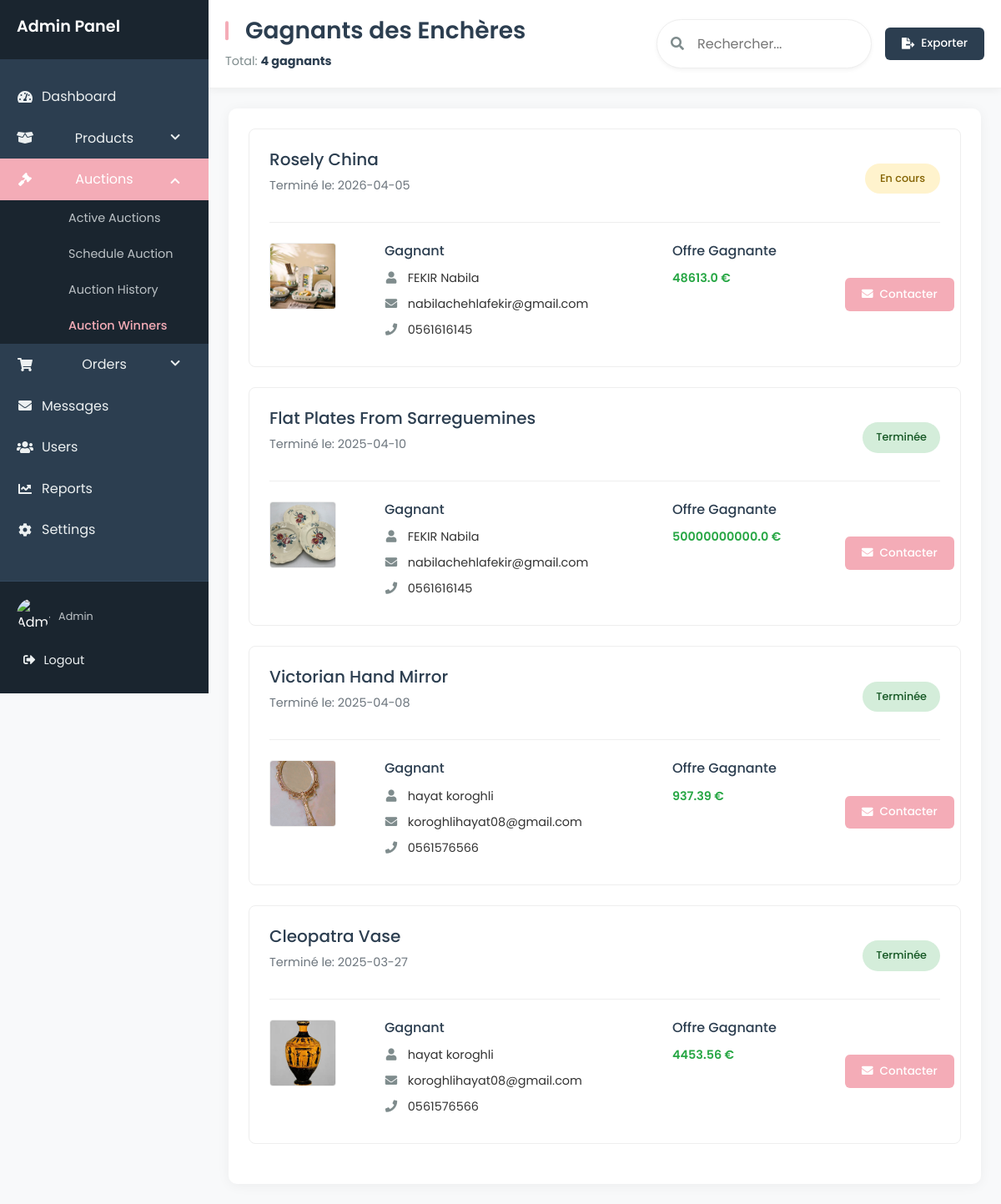
The app's page /admin/auction_winners with its own data.
### tables this page shows
CREATE TABLE enchere (
            id_enchere INTEGER PRIMARY KEY AUTOINCREMENT,
            name TEXT NOT NULL,
            etat TEXT NOT NULL DEFAULT 'En cours',
            description TEXT NOT NULL,
            image_url TEXT, 
            prix REAL NOT NULL,
            date_fin DATE NOT NULL,
            adresse TEXT NOT NULL
        );

CREATE TABLE users (
            id INTEGER PRIMARY KEY AUTOINCREMENT,
            FirstName TEXT NOT NULL,
            LastName TEXT NOT NULL,
            Email TEXT UNIQUE NOT NULL,
            phoneNum TEXT NOT NULL,
            password TEXT NOT NULL, 
            is_admin INTEGER NOT NULL DEFAULT 0 CHECK(is_admin IN (0,1))  
        );

### app.py (the view, shortened to what this page needs)
@app.route("/admin/auction_winners", methods=["GET", "POST"])
def auction_winners():
    conn = get_db()
    cursor = conn.cursor()
    cursor.execute(
        """
        SELECT
            e.id_enchere,
            e.name AS auction_name,
            e.image_url,
            e.date_fin,
            MAX(h.proposed_price) AS winning_bid,
            u.id AS winner_id,
            u.FirstName || ' ' || u.LastName AS winner_name,
            u.Email AS winner_email,
            u.phoneNum AS winner_phone,
            e.etat,
            CASE
                WHEN e.etat = 'Annulée' THEN 'Annulée'
                WHEN e.date_fin < date('now') THEN 'Terminée'
                ELSE 'En cours'
            END AS auction_status
        FROM enchere e
        JOIN historique_enchere h ON e.id_enchere = h.id_enchere
        JOIN users u ON h.id_user = u.id
        GROUP BY e.id_enchere
        HAVING winning_bid = h.proposed_price
        ORDER BY e.date_fin DESC
        """
    )
    winners = cursor.fetchall()
    conn.close()
    return render_template("winner_enchere.html", winners=winners)

### app.py (called while the page is built)
def get_db():
    conn = sqlite3.connect("database.db")
    conn.row_factory = sqlite3.Row
    return conn

### templates/winner_enchere.html (shortened to what this page needs)
<!DOCTYPE html>
<html lang="fr">
  <head>
    <link
      rel="stylesheet"
      href="https://cdnjs.cloudflare.com/ajax/libs/font-awesome/5.15.4/css/all.min.css" />
    <link href="https://cdn.jsdelivr.net/npm/bootstrap@5.1.3/dist/css/bootstrap.min.css" rel="stylesheet">
  </head>
  <body>
    <div class="admin-container">
      <aside class="sidebar">
        <div class="sidebar-header">
            <h2>Admin Panel</h2>
        </div>
        <ul class="sidebar-menu">
            <li>
                <a href="{{ url_for('home_admin') }}">
                    <i class="fas fa-tachometer-alt"></i>
                    <span>Dashboard</span>
                </a>
            </li>
            <li class="has-submenu">
                <a href="#" class="submenu-toggle">
                    <i class="fas fa-box-open"></i>
                    <span>Products</span>
                    <i class="fas fa-chevron-down dropdown-icon"></i>
                </a>
            </li>
            <li class="has-submenu active">
                <a href="#" class="submenu-toggle">
                    <i class="fas fa-gavel"></i>
                    <span>Auctions</span>
                    <i class="fas fa-chevron-down dropdown-icon"></i>
                </a>
                <ul class="submenu">
                    <li>
                        <a href="{{ url_for('gestion_encheres') }}">Active Auctions</a>
                    </li>
                    <li><a href="#">Schedule Auction</a></li>
                    <li>
                        <a href="{{ url_for('historique_encheres') }}">Auction History</a>
                    </li>
                    <li>
                        <a href="{{ url_for('auction_winners') }}" class="active">Auction Winners</a>
                    </li>
                </ul>
            </li>
            <li class="has-submenu">
                <a href="#" class="submenu-toggle">
                    <i class="fas fa-shopping-cart"></i>
                    <span>Orders</span>
                    <i class="fas fa-chevron-down dropdown-icon"></i>
                </a>
            </li>
            <li>
                <a href="{{ url_for('admin_messages') }}">
                    <i class="fas fa-envelope"></i>
                    <span>Messages</span>
                </a>
            </li>
            <li>
                <a href="#">
                    <i class="fas fa-users"></i>
                    <span>Users</span>
                </a>
            </li>
            <li>
                <a href="#">
                    <i class="fas fa-chart-line"></i>
                    <span>Reports</span>
                </a>
            </li>
            <li>
                <a href="#">
                    <i class="fas fa-cog"></i>
                    <span>Settings</span>
                </a>
            </li>
        </ul>
        <div class="sidebar-footer">
            <div class="user-profile">
                <img src="{{ url_for('static', filename='img/admin-avatar.jpg') }}" alt="Admin" />
                <div class="user-info">
                    <small>Admin</small>
                </div>
            </div>
            <a href="{{ url_for('logout') }}" class="logout-btn">
                <i class="fas fa-sign-out-alt"></i>
                <span>Logout</span>
            </a>
        </div>
      </aside>
      <div class="content-wrapper">
        <header class="main-header">
          <div class="header-title">
            <h1>Gagnants des Enchères</h1>
            <div class="auction-summary">
              <div class="summary-item">
                Total: <strong>{{ winners|length }} gagnants</strong>
              </div>
            </div>
          </div>
          <div class="header-actions">
            <div class="search-box">
              <i class="fas fa-search"></i>
              <input type="text" placeholder="Rechercher..." />
            </div>
            <button class="btn export-btn">
              <i class="fas fa-file-export"></i>
              Exporter
            </button>
          </div>
        </header>
        <main class="main-content">
          <div class="winners-container">
            {% if winners|length > 0 %}
              {% for winner in winners %}
              <div class="winner-card">
                <div class="winner-header">
                  <div>
                    <h3>{{ winner.auction_name }}</h3>
                    <p class="text-muted">Terminé le: {{ winner.date_fin }}</p>
                  </div>
                  <div>
                    <span class="status-badge
                      {% if winner.auction_status == 'Terminée' %}status-completed
                      {% elif winner.auction_status == 'Annulée' %}status-canceled
                      {% else %}status-active{% endif %}">
                      {{ winner.auction_status }}
                    </span>
                  </div>
                </div>
                <div class="row">
                  <div class="col-md-2">
                    <img src="{{ url_for('static', filename=winner.image_url) }}"
                         alt="{{ winner.auction_name }}" class="product-image">
                  </div>
                  <div class="col-md-5 winner-info">
                    <h4>Gagnant</h4>
                    <p><i class="fas fa-user"></i> {{ winner.winner_name }}</p>
                    <p><i class="fas fa-envelope"></i> {{ winner.winner_email }}</p>
                    <p><i class="fas fa-phone"></i> {{ winner.winner_phone }}</p>
                  </div>
                  <div class="col-md-3 winner-info">
                    <h4>Offre Gagnante</h4>
                    <p class="winning-bid">{{ winner.winning_bid }} €</p>
                  </div>
                  <div class="col-md-2 d-flex align-items-center">
                    <button class="btn contact-btn"
                            onclick="openEmailModal('{{ winner.winner_email }}')">
                      <i class="fas fa-envelope"></i> Contacter
                    </button>
                  </div>
                </div>
              </div>
              {% endfor %}
            {% else %}
              <div class="empty-state">
                <i class="fas fa-trophy"></i>
                <h3>Aucun gagnant d'enchère trouvé</h3>
                <p>Aucune enchère n'a été terminée avec un gagnant pour le moment.</p>
              </div>
            {% endif %}
          </div>
        </main>
      </div>
    </div>
  </body>
</html>

### records on screen
enchere: auction_name "Rosely China", date_fin "2026-04-05", auction_status "En cours", image_url+name (picture), winner_name "FEKIR Nabila", winner_email "nabilachehlafekir@gmail.com", winner_phone "0561616145", winning_bid "48613.0"
enchere: auction_name "Flat Plates From Sarreguemines", date_fin "2025-04-10", auction_status "Terminée", image_url+name (picture), winner_name "FEKIR Nabila", winner_email "nabilachehlafekir@gmail.com", winner_phone "0561616145", winning_bid "50000000000.0"
enchere: auction_name "Victorian Hand Mirror", date_fin "2025-04-08", auction_status "Terminée", image_url+name (picture), winner_name "hayat koroghli", winner_email "koroghlihayat08@gmail.com", winner_phone "0561576566", winning_bid "937.39"
enchere: auction_name "Cleopatra Vase", date_fin "2025-03-27", auction_status "Terminée", image_url+name (picture), winner_name "hayat koroghli", winner_email "koroghlihayat08@gmail.com", winner_phone "0561576566", winning_bid "4453.56"

### other values on screen
{{ winners|length }} "4"
